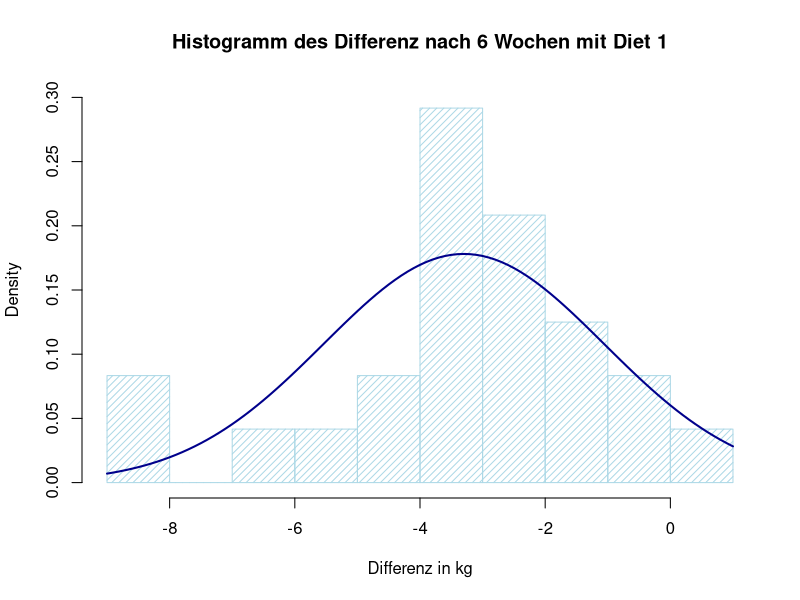
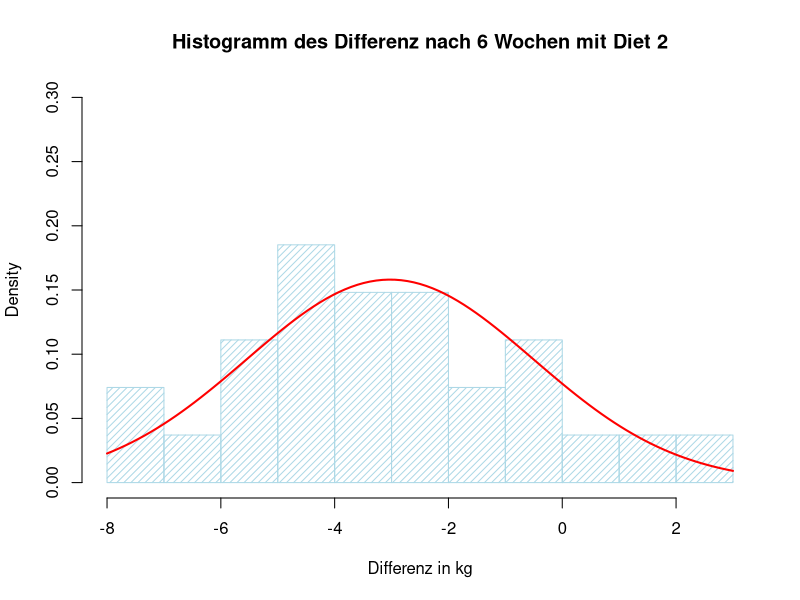
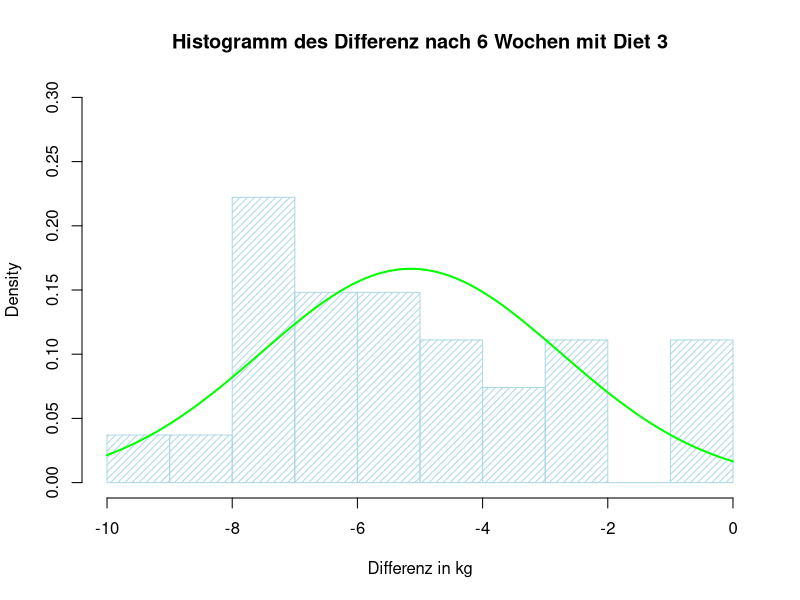
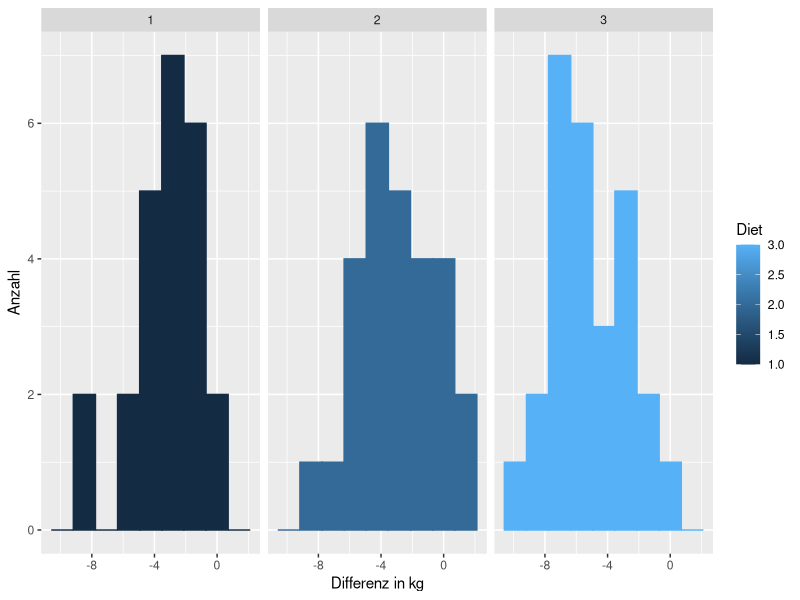
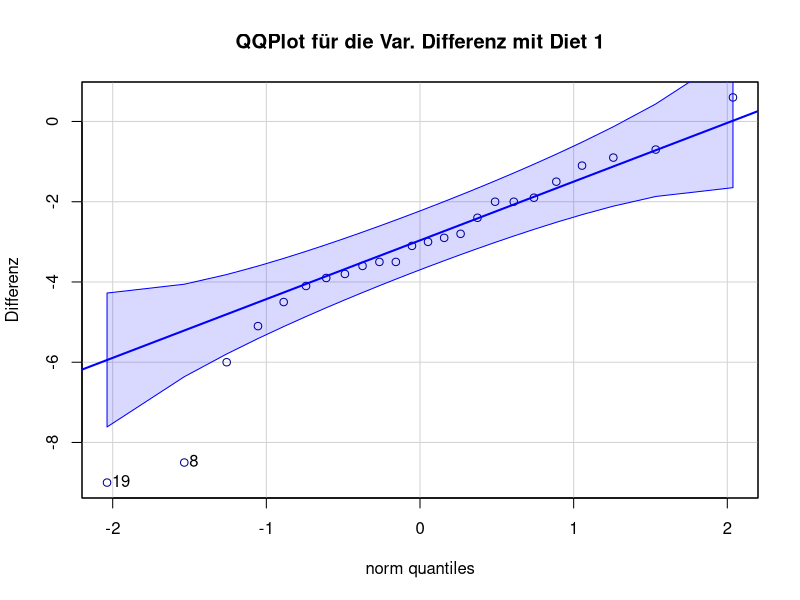
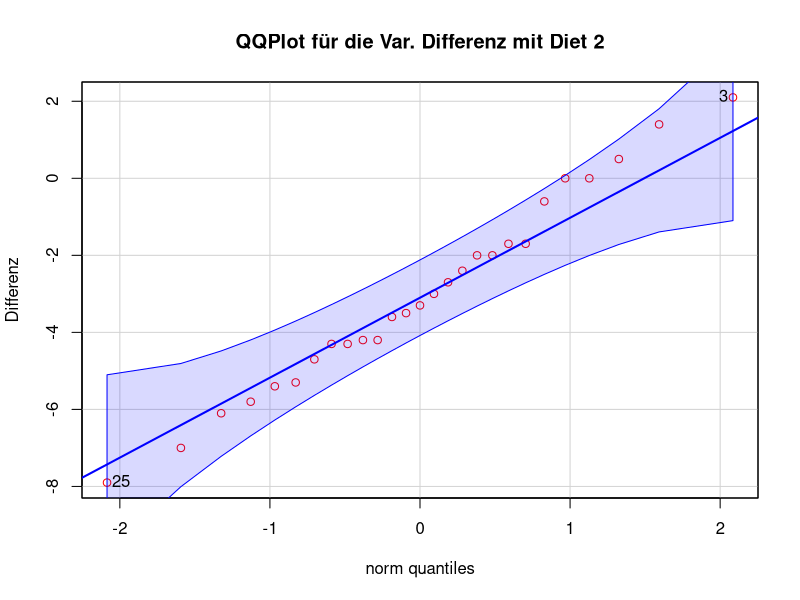
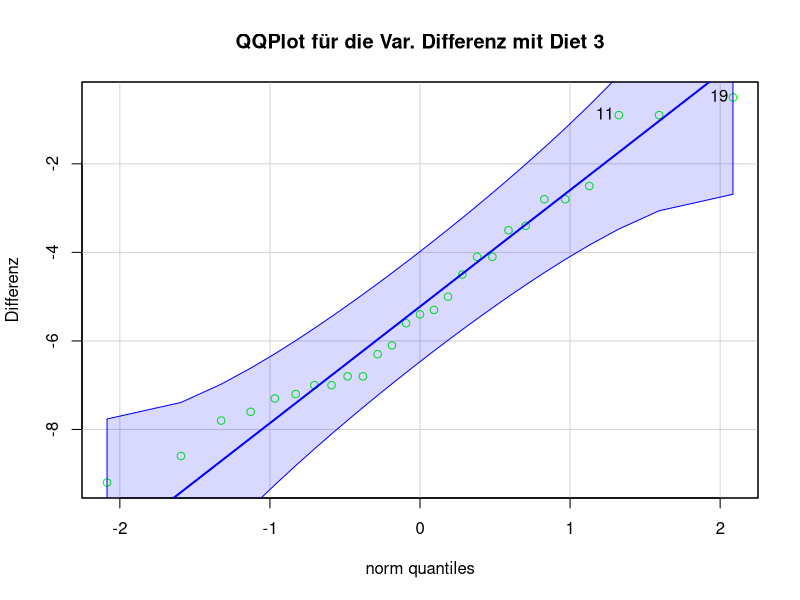

Recreate these plots in R, in order. (Note: this script raises an error after producing the figures.)
## ---- chunk 1
library(psych) # -> Deskriptive Statistiken
library(dplyr)
library(car) # -> QQ - Diagramm & Scatterplot
library(ggplot2)
## ---- chunk 2
foodDiet = read.csv("foodDiet.csv")
head(foodDiet)
## ---- chunk 3
# Differenz ausrechnen
zwischen <- foodDiet$weight6weeks - foodDiet$pre.weight

# Die Spalte "Differenz" wird zum Datensatz hinzugefügt
foodDiet <- cbind(foodDiet, "Differenz" = zwischen)
foodDiet$Differenz <- as.numeric(foodDiet$Differenz)

head(foodDiet)
## ---- chunk 4
df1 = subset(foodDiet, foodDiet$Diet == 1)
df2 = subset(foodDiet, foodDiet$Diet == 2)
df3 = subset(foodDiet, foodDiet$Diet == 3)
## ---- chunk 5
colorchooose = c("darkblue", "red", "green") 
## ---- chunk 6
shapiro.test(df2$Differenz)
## ---- chunk 7
g = df1$Differenz
m<-mean(g)
std<-sqrt(var(g))
hist(g, density=20, breaks=9, prob=TRUE, 
     xlab="Differenz in kg", 
     ylim=c(0, .3), 
     col = "lightblue",
     main="Histogramm des Differenz nach 6 Wochen mit Diet 1")
curve(dnorm(x, mean=m, sd=std), 
      col=colorchooose[1], lwd=2, add=TRUE, yaxt="n")
## ---- chunk 8
g = df2$Differenz
m<-mean(g)
std<-sqrt(var(g))
hist(g, density=20, breaks=9, prob=TRUE, 
     xlab="Differenz in kg", 
     ylim=c(0, .3), 
     col = "lightblue",
     main="Histogramm des Differenz nach 6 Wochen mit Diet 2")
curve(dnorm(x, mean=m, sd=std), 
      col=colorchooose[2], lwd=2, add=TRUE, yaxt="n")
## ---- chunk 9
g = df3$Differenz
m<-mean(g)
std<-sqrt(var(g))
hist(g, density=20, breaks=9, prob=TRUE, 
     xlab="Differenz in kg", 
     ylim=c(0, .3), 
     col = "lightblue",
     main="Histogramm des Differenz nach 6 Wochen mit Diet 3")
curve(dnorm(x, mean=m, sd=std), 
      col=colorchooose[3], lwd=2, add=TRUE, yaxt="n")
## ---- chunk 10
foodDiet %>%
  group_by(Diet) %>%
  ggplot(aes(Differenz, color=Diet)) + 
  geom_histogram(aes(fill = Diet), bins = 9) +
  facet_wrap(~Diet) +
  theme_grey()+
  labs(x= "Differenz in kg",y = "Anzahl" )
## ---- chunk 11
qqPlot(df1$Differenz, main = "QQPlot für die Var. Differenz mit Diet 1", col = colorchooose[1], ylab = "Differenz")
## ---- chunk 12
qqPlot(df2$Differenz, main = "QQPlot für die Var. Differenz mit Diet 2", col = colorchooose[2], ylab = "Differenz")
## ---- chunk 13
qqPlot(df3$Differenz, main = "QQPlot für die Var. Differenz mit Diet 3", col = colorchooose[3], ylab = "Differenz")
## ---- chunk 14
scatterplot(df1$weight6weeks ~ df1$pre.weight, 
            main = "Streudiagramm für die Gewicht mit Diet 1", ylab = "Gewicht nach 6 Wochen.", xlab= "Gewicht vor 6 Wochhen.", col= colorchooose[1] )
## ---- chunk 15
scatterplot(df2$weight6weeks ~ df2$pre.weight, 
            main = "Streudiagramm für die Gewicht mit Diet 2", ylab = "Gewicht nach 6 Wochen.", xlab= "Gewicht vor 6 Wochhen.", col= colorchooose[2] )
## ---- chunk 16
scatterplot(df3$weight6weeks ~ df3$pre.weight, 
            main = "Streudiagramm für die Gewicht mit Diet 3", ylab = "Gewicht nach 6 Wochen.", xlab= "Gewicht vor 6 Wochhen.", col= colorchooose[3] )
## ---- chunk 17
test1 <- cor.test(df1$weight6weeks,df1$pre.weight)
test1
## ---- chunk 18
test2 <- cor.test(df2$weight6weeks,df2$pre.weight)
test2
## ---- chunk 19
test3 <- cor.test(df3$weight6weeks,df3$pre.weight)
test3
## ---- chunk 20
describe(df1)
## ---- chunk 21
describe(df2)
## ---- chunk 22
describe(df3)
## ---- chunk 23
testVER1<- t.test(df1$pre.weight , df1$weight6weeks, alternative = "greater", paired = TRUE, conf.level = .95)
testVER1
## ---- chunk 24
testVER2<- t.test(df2$pre.weight , df2$weight6weeks, alternative = "greater", paired = TRUE, conf.level = .95)
testVER2
## ---- chunk 25
testVER3<- t.test(df3$pre.weight , df3$weight6weeks, alternative = "greater", paired = TRUE, conf.level = .95)
testVER3
## ---- chunk 26
eff1 <- abs(sqrt(testVER1$statistic ^2/ (testVER1$statistic^2 + testVER1$parameter)))
sprintf("Effektstärke mit Diet 1: %.4f",eff1)
## ---- chunk 27
eff2 <- abs(sqrt(testVER2$statistic ^2/ (testVER2$statistic^2 + testVER2$parameter)))
sprintf("Effektstärke mit Diet 2: %.4f",eff2)
## ---- chunk 28
eff3 <- abs(sqrt(testVER3$statistic ^2/ (testVER3$statistic^2 + testVER3$parameter)))
sprintf("Effektstärke mit Diet 3: %.4f",eff3)
